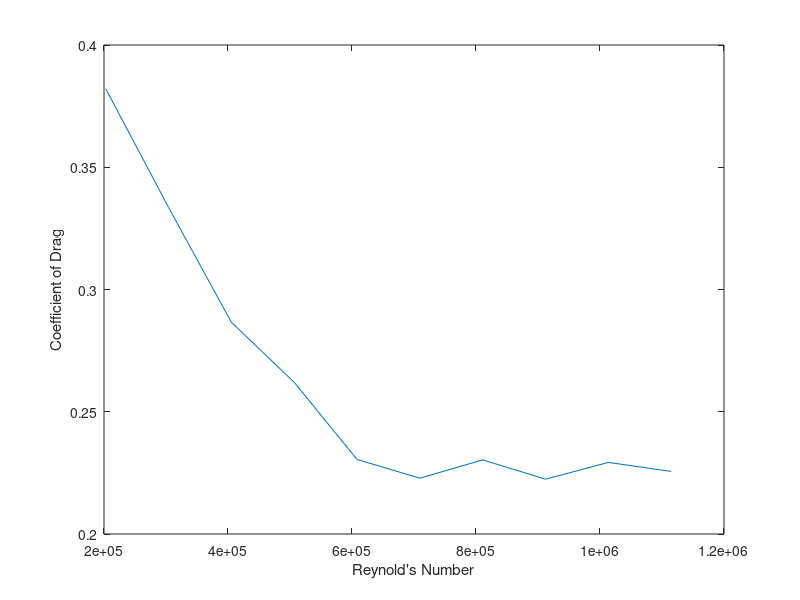

Source code (MATLAB):
F_D = [0.28, 0.55, 0.84, 1.20, 1.52, 2.0, 2.7, 3.3, 4.2, 5.0]; % array of drag
V = [10, 15, 20, 25, 30, 35, 40, 45, 50, 55]; % array of velocity
rho = 1.293; % density of air
nu = 1.48e-5; % kinematic viscosity of air
h_p = 1.5; % prototype height
w_p = 1.7; % prototype width
l_p = 4.5; % prototype length
s = 1/15; %scaling factor

C_D = (2*F_D./(V.^2))/(rho*h_p*w_p*s^2); % drag coefficient
Re = (V*l_p*s)/nu; % reynold's number

plot(Re, C_D)
ylabel('Coefficient of Drag');
xlabel("Reynold's Number");